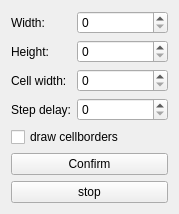
<?xml version="1.0" encoding="UTF-8"?>
<ui version="4.0">
 <class>ConfigureForm</class>
 <widget class="QWidget" name="ConfigureForm">
  <property name="geometry">
   <rect>
    <x>0</x>
    <y>0</y>
    <width>179</width>
    <height>197</height>
   </rect>
  </property>
  <property name="windowTitle">
   <string>Configuration</string>
  </property>
  <layout class="QFormLayout" name="formLayout_2">
   <property name="fieldGrowthPolicy">
    <enum>QFormLayout::AllNonFixedFieldsGrow</enum>
   </property>
   <item row="0" column="0">
    <widget class="QLabel" name="label">
     <property name="text">
      <string>Width:</string>
     </property>
    </widget>
   </item>
   <item row="1" column="0">
    <widget class="QLabel" name="label_2">
     <property name="text">
      <string>Height:</string>
     </property>
    </widget>
   </item>
   <item row="0" column="1">
    <widget class="QSpinBox" name="sbWidth">
     <property name="maximum">
      <number>2000</number>
     </property>
    </widget>
   </item>
   <item row="1" column="1">
    <widget class="QSpinBox" name="sbHeight">
     <property name="maximum">
      <number>2000</number>
     </property>
    </widget>
   </item>
   <item row="3" column="0">
    <widget class="QLabel" name="label_3">
     <property name="text">
      <string>Step delay:</string>
     </property>
    </widget>
   </item>
   <item row="3" column="1">
    <widget class="QSpinBox" name="sbInterval">
     <property name="maximum">
      <number>2000</number>
     </property>
    </widget>
   </item>
   <item row="2" column="1">
    <widget class="QSpinBox" name="sbCellWidth">
     <property name="maximum">
      <number>150</number>
     </property>
    </widget>
   </item>
   <item row="2" column="0">
    <widget class="QLabel" name="label_4">
     <property name="text">
      <string>Cell width:</string>
     </property>
    </widget>
   </item>
   <item row="5" column="0" colspan="2">
    <widget class="QPushButton" name="pushButton">
     <property name="text">
      <string>Confirm</string>
     </property>
    </widget>
   </item>
   <item row="4" column="0" colspan="2">
    <widget class="QCheckBox" name="checkBox">
     <property name="text">
      <string>draw cellborders</string>
     </property>
    </widget>
   </item>
   <item row="6" column="0" colspan="2">
    <widget class="QPushButton" name="pushButton_2">
     <property name="enabled">
      <bool>true</bool>
     </property>
     <property name="text">
      <string>stop</string>
     </property>
    </widget>
   </item>
  </layout>
 </widget>
 <resources/>
 <connections/>
</ui>
